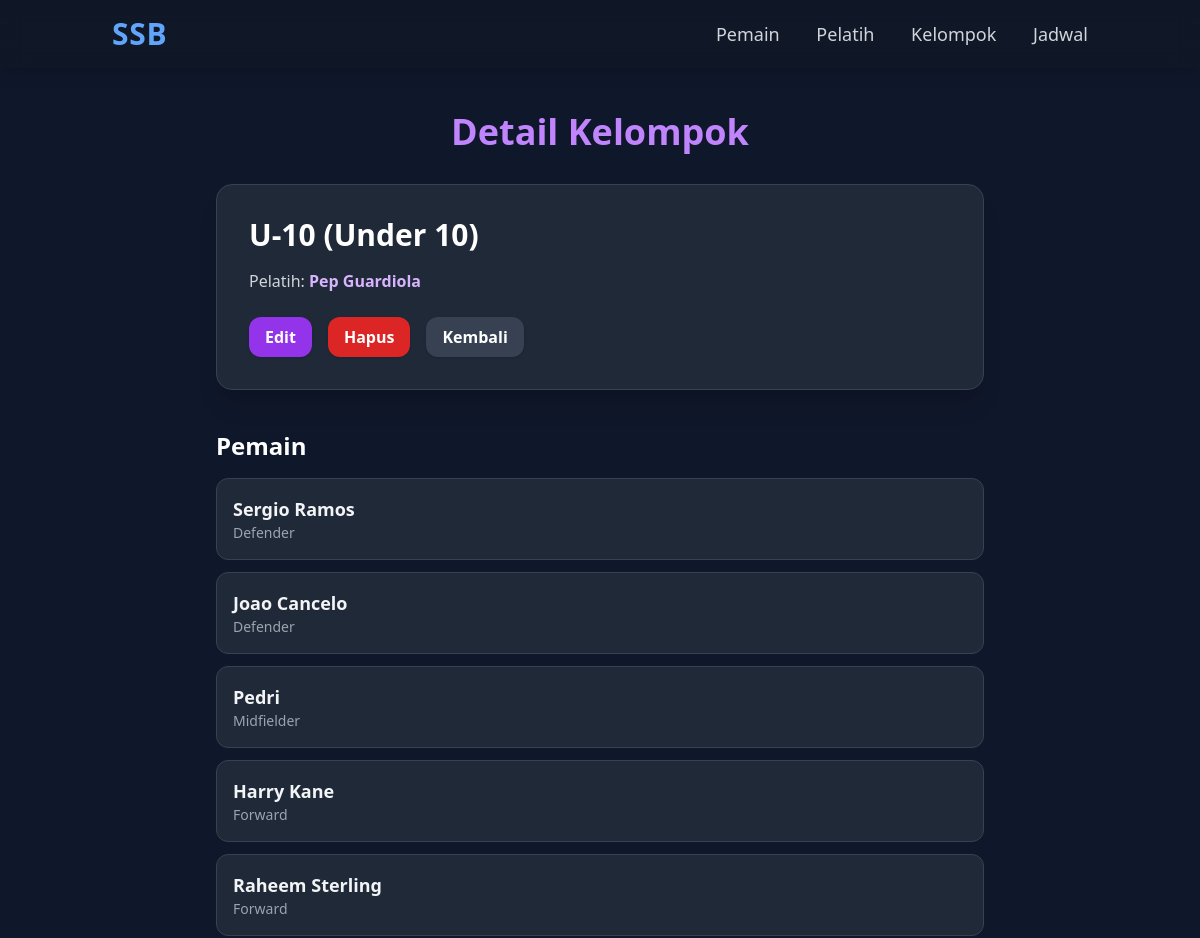
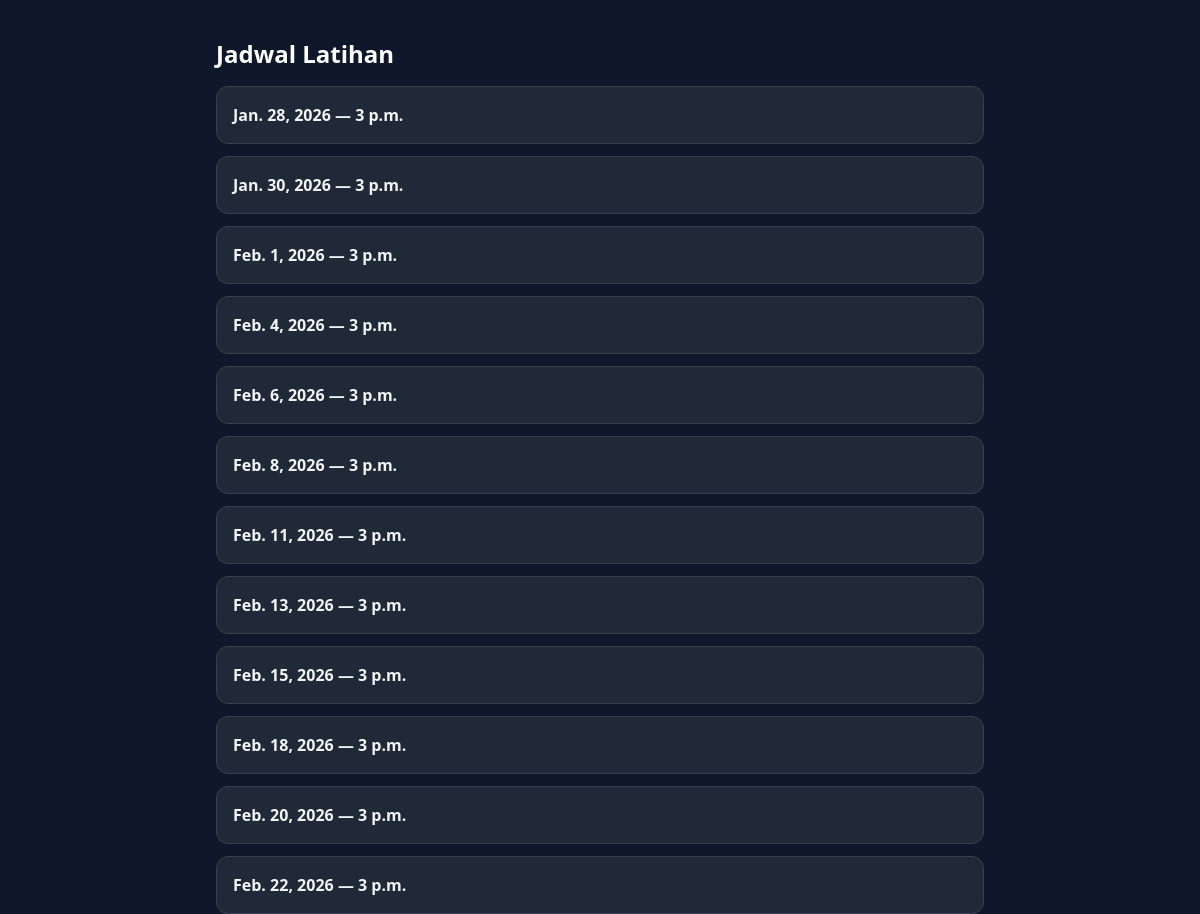
Screenshot of /groups/2/ with the database file from the repository (2 pictures, top to bottom).
### academy/models.py (models this page shows, shortened)
class Group(models.Model):
    name = models.CharField(max_length=50)
    coach = models.ForeignKey(Coach, on_delete=models.SET_NULL, null=True)

class Coach(models.Model):
    name = models.CharField(max_length=100)
    license_level = models.CharField(max_length=50, blank=True)
    phone = models.CharField(max_length=20, blank=True)
    photo = models.ImageField(upload_to='coaches/', blank=True)

class Player(models.Model):
    STATUS_PENDING = 'pending'
    STATUS_APPROVED = 'approved'
    STATUS_REJECTED = 'rejected'
    STATUS_CHOICES = [
        (STATUS_PENDING, 'Pending'),
        (STATUS_APPROVED, 'Approved'),
        (STATUS_REJECTED, 'Rejected'),
    ]
    user = models.OneToOneField(User, on_delete=models.CASCADE, related_name='player')
    name = models.CharField(max_length=100, blank=True, null=True)
    age = models.IntegerField(blank=True, null=True)
    position = models.CharField(max_length=50, blank=True, null=True)
    photo = models.ImageField(upload_to='players/', blank=True, null=True)
    group = models.ForeignKey(Group, on_delete=models.SET_NULL, null=True, blank=True)
    status = models.CharField(max_length=10, choices=STATUS_CHOICES, default=STATUS_PENDING)
    registered_at = models.DateTimeField(auto_now_add=True)
    approved_at = models.DateTimeField(null=True, blank=True)
    approved_by = models.ForeignKey(User, null=True, blank=True, on_delete=models.SET_NULL, related_name='approved_players')

class TrainingSchedule(models.Model):
    date = models.DateField()
    time = models.TimeField()
    group = models.ForeignKey(Group, on_delete=models.CASCADE)

### academy/views.py (the view)
# urls.py: path('groups/<int:pk>/', views.group_detail, name='group_detail'),
def group_detail(request, pk):
    group = get_object_or_404(Group, pk=pk)
    players = Player.objects.filter(group=group)
    schedules = TrainingSchedule.objects.filter(group=group)
    return render(request, 'academy/group_detail.html', {
        'group': group,
        'players': players,
        'schedules': schedules
    })

### academy/templates/academy/group_detail.html (shortened to what this page needs)
{% extends "academy/base.html" %}
{% load static %}
{% block content %}
<h1 class="text-4xl font-bold text-purple-400 mb-8 text-center">Detail Kelompok</h1>
<div class="max-w-3xl mx-auto bg-gray-800 rounded-2xl p-8 border border-gray-700 shadow-xl">
    <h2 class="text-3xl font-bold text-white mb-4">{{ group.name }}</h2>
    <p class="text-gray-300 mb-2">
        Pelatih:
        {% if group.coach %}
            <span class="text-purple-300 font-semibold">{{ group.coach.name }}</span>
        {% else %}
            -
        {% endif %}
    </p>
    <div class="flex space-x-4 mt-6">
        <a href="/groups/{{ group.id }}/edit/"
           class="bg-purple-600 hover:bg-purple-500 text-white font-semibold py-2 px-4 rounded-xl shadow">
            Edit
        </a>
        <form action="/groups/{{ group.id }}/delete/" method="post"
              onsubmit="return confirm('Yakin ingin menghapus kelompok ini?');">
            <button type="submit"
                    class="bg-red-600 hover:bg-red-500 text-white font-semibold py-2 px-4 rounded-xl shadow">
                Hapus
            </button>
        </form>
        <a href="/groups/"
           class="bg-gray-700 hover:bg-gray-600 text-white font-semibold py-2 px-4 rounded-xl shadow">
            Kembali
        </a>
    </div>
</div>
<div class="max-w-3xl mx-auto mt-10">
    <h3 class="text-2xl font-bold text-white mb-4">Pemain</h3>
    {% if players %}
        <div class="space-y-3">
            {% for p in players %}
            <a href="/players/{{ p.id }}/"
               class="block bg-gray-800 hover:bg-gray-700 p-4 rounded-xl border border-gray-700 transition">
                <h4 class="text-lg font-bold text-gray-100">{{ p.name }}</h4>
                <p class="text-gray-400 text-sm">{{ p.position }}</p>
            </a>
            {% endfor %}
        </div>
    {% else %}
        <p class="text-gray-400">Belum ada pemain.</p>
    {% endif %}
</div>
<div class="max-w-3xl mx-auto mt-10">
    <h3 class="text-2xl font-bold text-white mb-4">Jadwal Latihan</h3>
    {% if schedules %}
        <div class="space-y-3">
            {% for s in schedules %}
            <a href="/schedules/{{ s.id }}/"
               class="block bg-gray-800 hover:bg-gray-700 p-4 rounded-xl border border-gray-700 transition">
                <p class="text-gray-100 font-semibold">{{ s.date }} — {{ s.time }}</p>
            </a>
            {% endfor %}
        </div>
    {% else %}
        <p class="text-gray-400">Belum ada jadwal.</p>
    {% endif %}
</div>
{% endblock %}

### academy/templates/academy/base.html (style rules this page uses)
body { background: #0f172a; }

### rows the page displays
Group: name "U-10 (Under 10)", coach.name "Pep Guardiola"
Player: name "Sergio Ramos", position "Defender"
Player: name "Joao Cancelo", position "Defender"
Player: name "Pedri", position "Midfielder"
Player: name "Harry Kane", position "Forward"
Player: name "Raheem Sterling", position "Forward"
TrainingSchedule: date "Jan. 28, 2026", time "3 p.m."
TrainingSchedule: date "Jan. 30, 2026", time "3 p.m."
TrainingSchedule: date "Feb. 1, 2026", time "3 p.m."
TrainingSchedule: date "Feb. 4, 2026", time "3 p.m."
TrainingSchedule: date "Feb. 6, 2026", time "3 p.m."
TrainingSchedule: date "Feb. 8, 2026", time "3 p.m."
TrainingSchedule: date "Feb. 11, 2026", time "3 p.m."
TrainingSchedule: date "Feb. 13, 2026", time "3 p.m."
TrainingSchedule: date "Feb. 15, 2026", time "3 p.m."
TrainingSchedule: date "Feb. 18, 2026", time "3 p.m."
TrainingSchedule: date "Feb. 20, 2026", time "3 p.m."
TrainingSchedule: date "Feb. 22, 2026", time "3 p.m."
